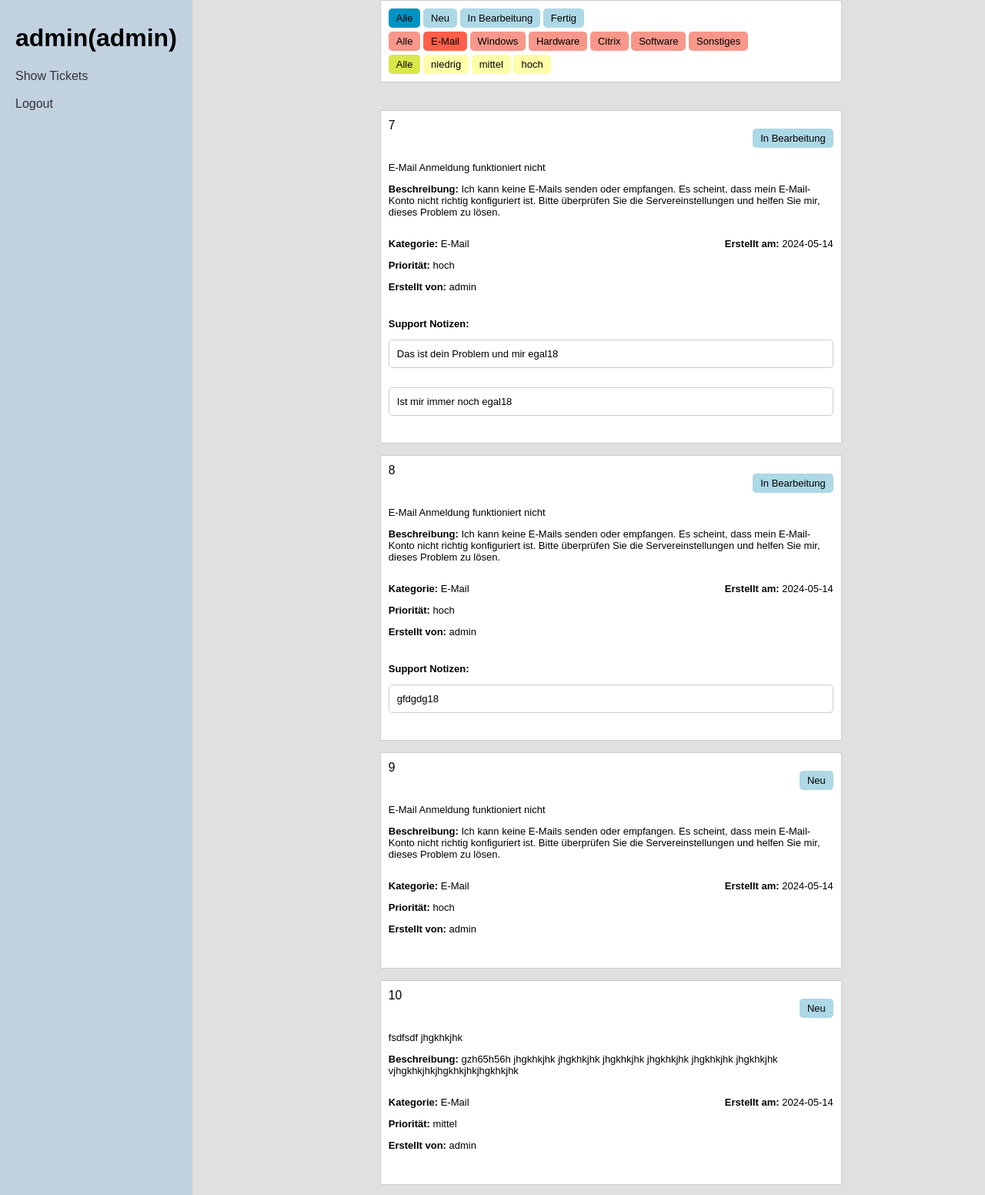
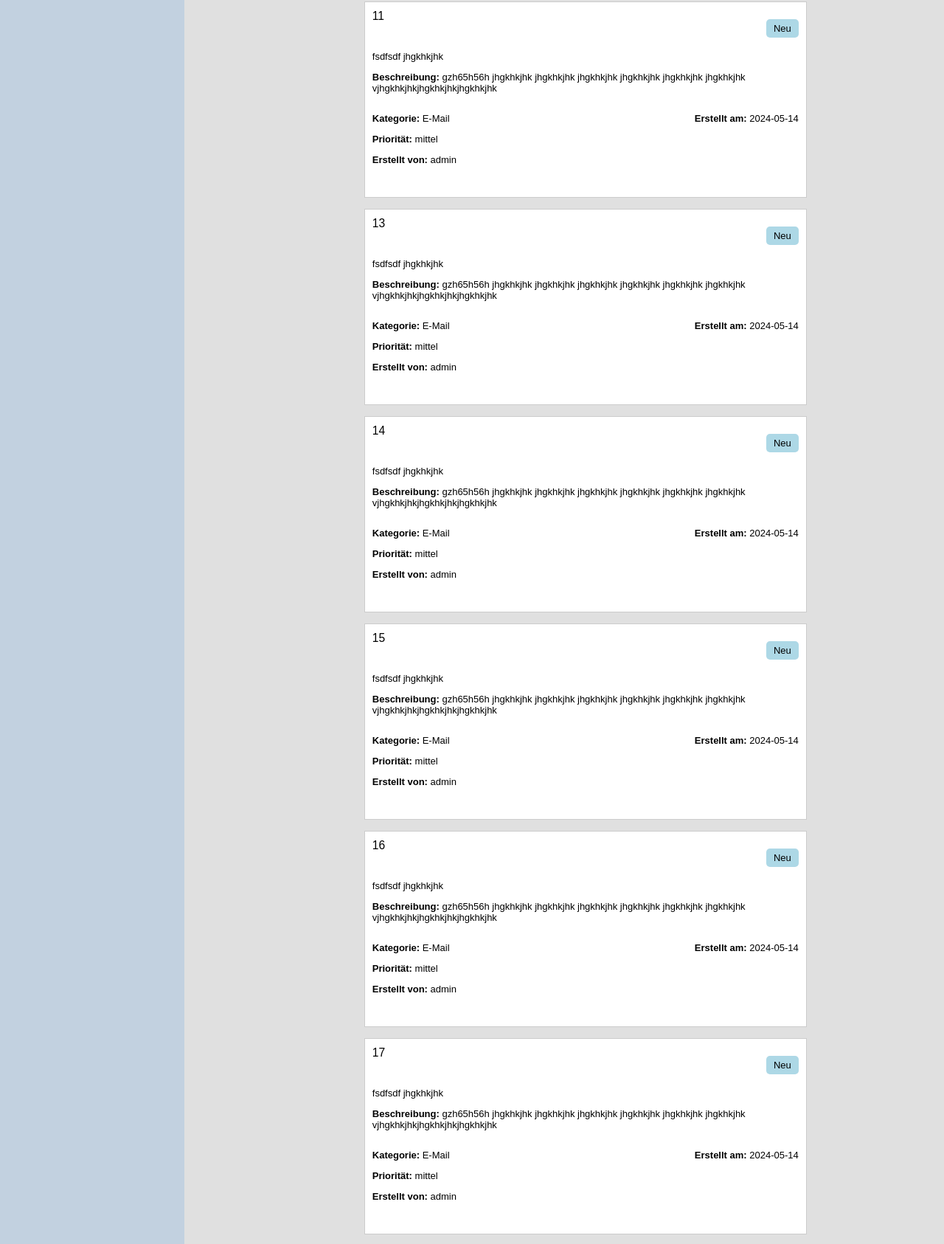
Page /dashboard.php?page=tickets&category=E-Mail (signed in, upper part) on the committed database (2 pictures, top to bottom).
### tables this page shows
CREATE TABLE `notes` (
  `nid` int(2) NOT NULL,
  `tid` int(4) NOT NULL,
  `uid` int(4) NOT NULL,
  `text` varchar(1500) NOT NULL
);

### dashboard.php (called while the page is built, shortened)
<?php
include "header.php";
include "dashboard_template.php";
include "footer.php";
?>

### DatabaseConnection.php (called while the page is built, shortened)
<?php
class DatabaseConnection {
    private $conn;
    public function __construct($servername, $username_sql, $password_sql, $dbname) {
        $this->servername = $servername;
        $this->username_sql = $username_sql;
        $this->password_sql = $password_sql;
        $this->dbname = $dbname;
        $this->conn = new mysqli($this->servername, $this->username_sql, $this->password_sql, $this->dbname);
    }
    public function fetchEnumValues($table, $column) {
        $query = "SELECT COLUMN_TYPE FROM information_schema.COLUMNS
                  WHERE TABLE_NAME = ? AND COLUMN_NAME = ?";
        $result = $this->conn->execute_query($query, [$table, $column]);
        if ($result) {
            $row = $result->fetch_assoc();
            $enumString = $row['COLUMN_TYPE'];
            preg_match_all("/'([^']+)'/", $enumString, $matches);
            return $matches[1];
        } else {
            return false;
        }
    }
}
?>

### ticket.php (called while the page is built, shortened)
<?php
class Ticket {
    private $db;
    public function __construct($db) {
        $this->db = $db;
    }
    public function getAllTickets($status = null, $category = null, $priority = null, $tid = null, $uid = null) {
      $ticketQuery = "SELECT * FROM users_tickets_view";
      $conditions = [];
      if ($category !== null) {
          $conditions[] = "category = '$category'";
      }
      if (!empty($conditions)) {
          $ticketQuery .= " WHERE " . implode(" AND ", $conditions);
      }
      $ticketQuery .= " ORDER BY priority DESC, DATE_FORMAT(timestamp, '%Y-%m-%d')";
      $ticketResult = $this->db->execute_query($ticketQuery);
      if ($ticketResult) {
          while ($row = $ticketResult->fetch_assoc()) {
              $customArray[] = array(
                  "Titel" => $row["title"],
                  "Ticket ID" => $row["tid"],
                  "Beschreibung" => $row["description"],
                  "Erstellt von" => $row["username"],
                  "Kategorie" => $row["category"],
                  "Erstellt am" => $row["timestamp"],
                  "Priorität" => $row["priority"],
                  "Status" => $row["status"],
                  "User ID" => $row["uid"]
              );
          }
          return $customArray ?? [];
      } else {
          return false;
      }
  }
      public function getNotiz($tid) {
        $customArray = [];
        $notizQuery = "SELECT * FROM notes WHERE tid = ?";
        $notizResult = $this->db->execute_query($notizQuery, [$tid]);
        if ($notizResult) {
            while ($row = $notizResult->fetch_assoc()) {
              $customArray[] = array(
                  "Ticket ID" => $row["tid"],
                  "Notiz" => $row["text"],
                  "Notiz ID" => $row["nid"],
                  "User ID" => $row["uid"]
              );
          }
            return $customArray;
        } else {
            return false;
        }
      }
}

### ticket_support.php (the view, shortened to what this page needs)
<?php
include "DatabaseConnection.php";
include "ticket.php";
$servername = "localhost";
$username_sql = "root";
$password_sql = "";
$dbname = "ticket_db";
$dbconnection = new DatabaseConnection($servername, $username_sql, $password_sql, $dbname);
$conn = $dbconnection->getConnection();
$ticket = new Ticket($conn);
$status = isset($_GET['status']) ? $_GET['status'] : null;
$category = isset($_GET['category']) ? $_GET['category'] : null;
$priority = isset($_GET['priority']) ? $_GET['priority'] : null;
$ticket_id = isset($_GET['tid']) ? $_GET['tid'] : null;
$uid = isset($_GET['uid']) ? $_GET['uid'] : null;
?>
<div class="right-column">
<div class="link-container">
<?php
$currentUrl = strtok($_SERVER["REQUEST_URI"], '?');
$urlWithoutStatus = $currentUrl . '?' . http_build_query(array_diff_key($_GET, array('status' => '')));
$urlWithoutCategory = $currentUrl . '?' . http_build_query(array_diff_key($_GET, array('category' => '')));
$urlWithoutPriority = $currentUrl . '?' . http_build_query(array_diff_key($_GET, array('priority' => '')));
$statusQueryParam = $status ? '&status=' . $status : '';
$categoryQueryParam = $category ? '&category=' . $category : '';
$priorityQueryParam = $priority ? '&priority=' . $priority : '';
$statusValues = $dbconnection->fetchEnumValues('tickets', 'status');
echo '<a href="' . $urlWithoutStatus . '" class="ticket-' . (!$status && $status != "status" ? 'active-stat' : 'status') . '">Alle</a> ';
foreach ($statusValues as $value) {
  echo '<a href="' . $urlWithoutStatus . '&status=' . $value . $categoryQueryParam . $priorityQueryParam . '" class="ticket-' . ($status && $status == $value ? 'active-stat' : 'status') . '">' . $value . '</a> ';
}
?>
<br>
<?php
echo '<a href="' . $urlWithoutCategory . '" class="ticket-' . (!$category && $category != 'category' ? 'active-cat' : 'category') . '">Alle</a> ';
$categoryValues = $dbconnection->fetchEnumValues('tickets', 'category');
foreach ($categoryValues as $value) {
  echo '<a href="' . $urlWithoutCategory . '&category=' . $value . $statusQueryParam . $priorityQueryParam . '" class="ticket-' . ($category && $category == $value ? 'active-cat' : 'category') . '">' . $value . '</a> ';
}
?>
<br>
<?php
echo '<a href="' . $urlWithoutPriority . '" class="ticket-' . (!$priority && $priority != 'priority' ? 'active-prio' : 'priority') . '">Alle</a> ';
$priorityValues = $dbconnection->fetchEnumValues('tickets', 'priority');
foreach ($priorityValues as $value) {
  echo '<a href="' . $urlWithoutPriority . '&priority=' . $value . $statusQueryParam . $categoryQueryParam . '" class="ticket-' . ($priority && $priority == $value ? 'active-prio' : 'priority') . '">' . $value . '</a> ';
}
?>
</div>
<br><br>
<div class="ticket-info">
<?php
  if (!empty($ticket->getAllTickets($status, $category, $priority, $ticket_id, $uid))) {
    foreach ($ticket->getAllTickets($status, $category, $priority, $ticket_id, $uid) as $row) { ?>
    <a href="dashboard.php?page=ticket_edit&tid=<?php echo $row['Ticket ID']; ?>">
    <div class="ticket-container">
      <div class="ticket-header">
        <p class="ticket-id"><?php echo $row['Ticket ID']; ?></p>
        <p class="ticket-status"><?php echo $row['Status']; ?></p>
      </div>
      <div class="ticket-title">
        <p><?php echo $row['Titel']; ?></p>
      </div>
      <div class="ticket-description">
        <p><strong>Beschreibung:</strong> <?php echo $row['Beschreibung']; ?></p>
      </div>
      <div class="ticket-details">
        <div class="ticket-detail-left">
          <p><strong>Kategorie:</strong> <?php echo $row['Kategorie']; ?></p>
          <p><strong>Priorität:</strong> <?php echo $row['Priorität']; ?></p>
          <p><strong>Erstellt von:</strong> <?php echo $row['Erstellt von']; ?></p>
        </div>
        <div class="ticket-detail-right">
          <p><strong>Erstellt am:</strong> <?php echo $row['Erstellt am']; ?></p>
        </div>
      </div>
      <div class="support-notes">
        <?php
        $getNotiz = $ticket->getNotiz($row['Ticket ID']);
        if ($getNotiz) {
          echo '<p><strong>Support Notizen:</strong></p>';
          foreach ($getNotiz as $row) {
            echo "<div class='notiz-box'>" . $row['Notiz'] . $row['User ID'] . "</div><br>";
          }
        }
        ?>
      </div>
    </div>
  </a>
  <?php }
  } else {
    echo '<div class="ticket-container">No tickets found matching your criteria</div>';
  }
   ?>
</div>
<?php
include "footer.php";
?>

### ticket_support.css (style rules this page uses)
.ticket-container { justify-content: center; align-items: center; font-family: sans-serif; font-size: small; border: 1px solid #ccc; background-color: #fff; padding: 10px; margin: 0 auto; margin-bottom: 15px; max-width: 600px; min-width: 600px; box-sizing: border-box; }
.link-container { justify-content: center; align-items: center; font-family: sans-serif; font-size: small; border: 1px solid #ccc; background-color: #fff; padding-top: 10px; padding-left: 10px; padding-right: 10px; padding-bottom: 5px; margin: 0 auto; max-width: 600px; min-width: 600px; box-sizing: border-box; }
a { text-decoration: none; color: inherit; }
.ticket-header { display: flex; justify-content: space-between; }
.ticket-id { font-size: larger; margin: 0; }
.ticket-status { display: inline-block; margin-bottom: 5px; background-color: lightblue; padding: 5px 10px; border-radius: 5px; }
.ticket-active-stat { display: inline-block; margin-bottom: 5px; background-color: rgb(2, 146, 194); padding: 5px 10px; border-radius: 5px; }
.ticket-category { display: inline-block; margin-bottom: 5px; background-color: rgb(247, 151, 138); padding: 5px 10px; border-radius: 5px; }
.ticket-active-cat { display: inline-block; margin-bottom: 5px; background-color: rgb(255, 95, 74); padding: 5px 10px; border-radius: 5px; }
.ticket-priority { display: inline-block; margin-bottom: 5px; background-color: rgb(254, 254, 169); padding: 5px 10px; border-radius: 5px; }
.ticket-active-prio { display: inline-block; margin-bottom: 5px; background-color: rgb(218, 231, 75); padding: 5px 10px; border-radius: 5px; }
.ticket-title { margin-top: 10px; }
.ticket-details { display: flex; }
.ticket-detail-left { flex: 1; }
.ticket-detail-right { text-align: right; }
.ticket-description { margin-top: 10px; }
.support-notes, .new-support-note, .change-status { margin-top: 20px; }
.notiz-box { padding: 10px; margin-bottom: 10px; border: 1px solid #ccc; border-radius: 5px; box-sizing: border-box; }

### dashboard.css (style rules this page uses)
html, body { margin: 0; padding: 0; height: 100%; font-family: sans-serif; }
.right-column { background-color: #e0e0e0; overflow-y: auto; flex-basis: 85%; min-width: 85%; }

### rows in the picture
notes: text "Das ist dein Problem und mir egal", uid "18"
notes: text "Ist mir immer noch egal", uid "18"
notes: text "gfdgdg", uid "18"

### other values in the picture
$_SESSION['username'] "admin"
$_SESSION['rolle'] "admin"
$value "Neu"
$value "In Bearbeitung"
$value "Fertig"
$value "E-Mail"
$value "Windows"
$value "Hardware"
$value "Citrix"
$value "Software"
$value "Sonstiges"
$value "niedrig"
$value "mittel"
$value "hoch"
$row['Ticket ID'] "7"
